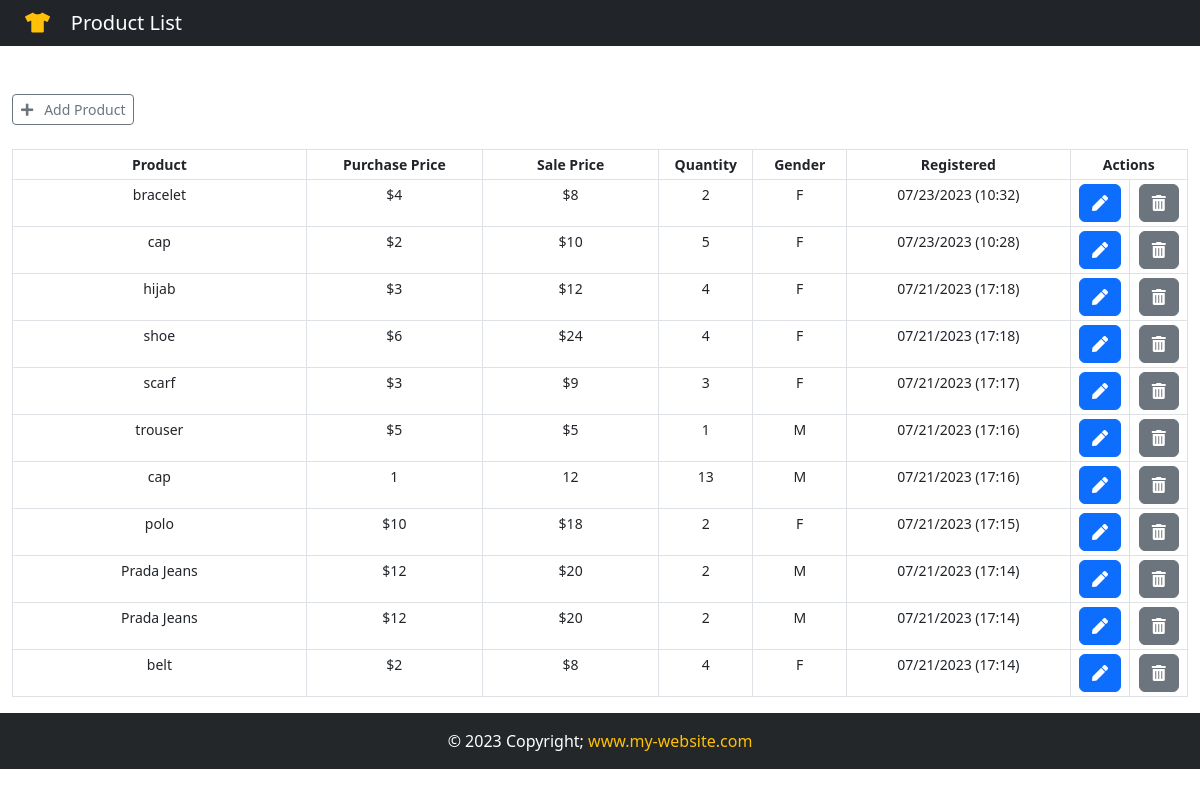
Before: / with the older database file.
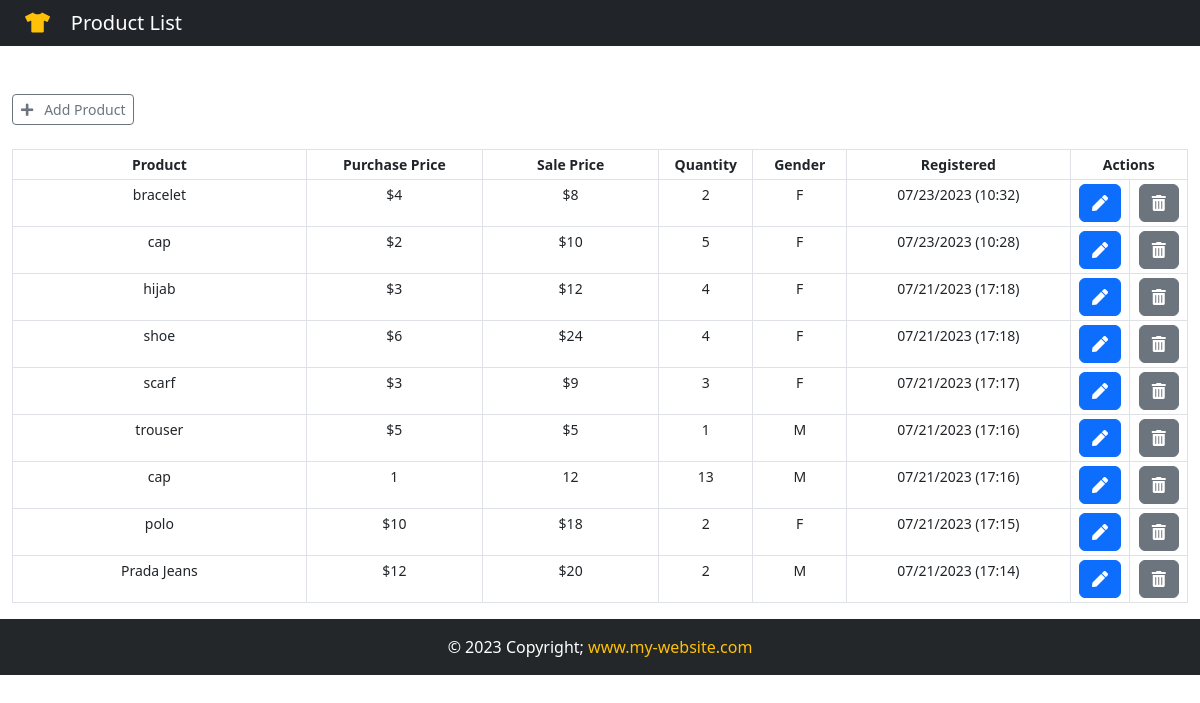
After: the same page with the newer database file.
### App/models.py (models this page shows, shortened)
class Product(models.Model):
    GENDER = (
        ('M','M'),
        ('F','F')
    )
    id = models.IntegerField(primary_key=True)
    product = models.CharField(max_length=10)
    purchase = models.CharField(max_length=10)
    qty = models.CharField(max_length=10)
    sale = models.CharField(max_length=10)
    gender = models.CharField(max_length=1,null=True,choices=GENDER)
    note = models.TextField()
    created_at = models.DateTimeField(auto_now_add=True)

### App/views.py (the view)
# urls.py: 2. Add a URL to urlpatterns:  path('', views.home, name='home')
def home(request):
    all_product = Product.objects.all().order_by('-created_at')
    return render(request,'home.html',{'products':all_product})

### App/templates/home.html
{% extends 'base.html' %}
    {% block navbar-content %}
        <i class="text-warning fas fa-tshirt" ></i>&nbsp; &nbsp; Product List
    {% endblock navbar-content %}
{% block content %}
<div class="container" >
    <br><br>
    <a href="{% url 'add_product' %}" class="btn btn-outline-secondary btn-sm mt-0"><i class="fas fa-plus"></i>&nbsp;&nbsp; Add Product</a>
    <table class="table table-bordered table-sm mt-4" style="text-align: center; font-size: 14px;">
        <thead >
            <tr>
                <th style="width: 25%;">Product</th>
                <th style="width: 15%;">Purchase Price</th>
                <th style="width: 15%;">Sale Price</th>
                <th style="width: 8%;">Quantity</th>
                <th style="width: 8%;">Gender</th>
                <th style="width: 19%;">Registered</th>
                <th colspan="2" style="width: 10%;">Actions</th>
            </tr>
        </thead>
        <tbody>
            {% for product in products %}
                <tr>
                    <td>{{product.product}}</td>
                    <td>{{product.purchase}}</td>
                    <td>{{product.sale}}</td>
                    <td>{{product.qty}}</td>
                    <td>{{product.gender}}</td>
                    <td>{{product.created_at | date:'m/d/Y (H:i)'}}</td>
                    <td>
                        <a href="/product/{{product.id}}" title="Edit Product" class="btn btn-primary">
                            <i class="fas fa-pen"></i>
                        </a>
                    </td>
                    <td> <a href="/del_product/{{product.id}}" title="Delete Product" class="btn btn-secondary"><i class="fas fa-trash-alt"></i></a>
                    </td>
                </tr>
            {% endfor %}
        </tbody>
    </table>
</div>
{% endblock content %}

### App/templates/base.html (shortened to what this page needs)
{% load static %}
<!DOCTYPE html>
<html lang="en">
<head>
    <link href="https://cdn.jsdelivr.net/npm/bootstrap@5.3.0/dist/css/bootstrap.min.css" rel="stylesheet">
    <link rel="stylesheet" href="https://cdnjs.cloudflare.com/ajax/libs/font-awesome/5.15.4/css/all.min.css" />
    <link href= {% static "css/style.css" %} rel="stylesheet" >
</head>
<body>
    <div class="wrapper"  >
        <header>
            <nav class="navbar navbar-expand-lg navbar-dark bg-dark">
                <div class="col-sm">
                    <a href="" class="navbar-brand flex-grow-1" style="text-align: center; color:#fff; margin-left: 25px;">
                        {% block navbar-content %}{% endblock navbar-content %}
                    </a>
                </div>
            </nav>
        </header>
        <div>
            {% block content %}{% endblock content %}
        </div>
    <footer class="bg-dark text-center text-lg-start" id="footer" style="color: #fff;">
       <div   class="text-center p-3" style="background-color: rgba(46, 45, 45, 0.2);">&copy; {% now "Y" %} Copyright;
        <a class="text-light" href="#" style="text-decoration:none;">
            <span class="text-warning">www.my-website.com</span>
        </a>
       </div>
    </footer>
</div>
</body>
</html>

### App/static/css/style.css (style rules this page uses)
html, body { overflow: inherit; height: 100%; margin: 0; max-width: 100%; }
.wrapper { min-height: 100%; margin-bottom: -50px; }
#footer, .push { height: 50x; max-width: 100%; }
.container { max-width: 100%; scroll-behavior: auto; }

Changed rows visible on the page:
removed Product: product "Prada Jeans", purchase "$12", sale "$20", qty "2", gender "M", created_at "07/21/2023 (17:14)"
removed Product: product "belt", purchase "$2", sale "$8", qty "4", gender "F", created_at "07/21/2023 (17:14)"
